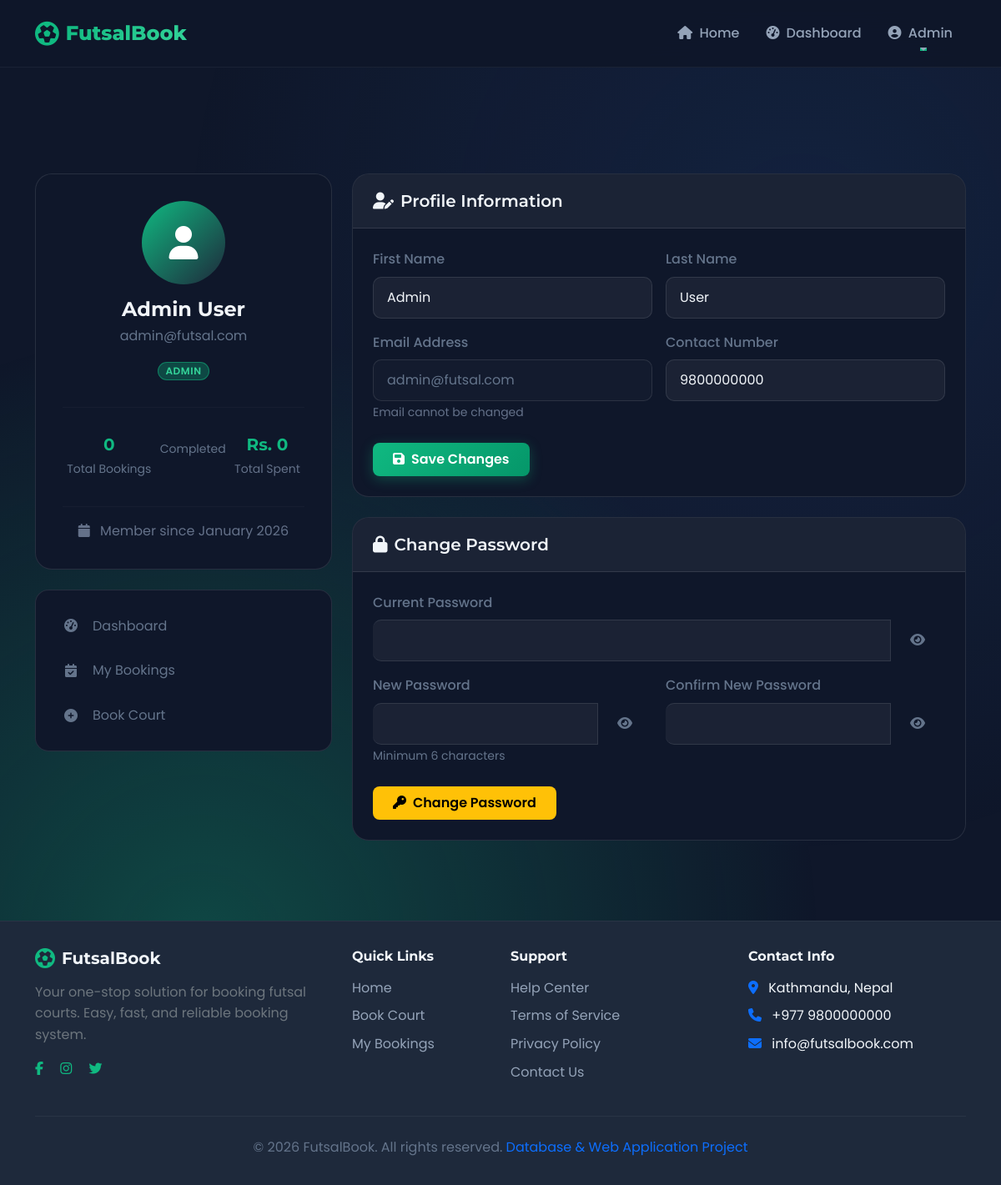
Screenshot of /user/profile.php (signed in) with the database file from the repository.
### tables this page shows
CREATE TABLE `users` (
  `user_id` int(11) NOT NULL,
  `first_name` varchar(50) NOT NULL,
  `last_name` varchar(50) NOT NULL,
  `email` varchar(100) NOT NULL,
  `password_hash` varchar(255) NOT NULL,
  `contact_number` varchar(20) DEFAULT NULL,
  `role` enum('admin','player') DEFAULT 'player',
  `created_at` timestamp NOT NULL DEFAULT current_timestamp(),
  `updated_at` timestamp NOT NULL DEFAULT current_timestamp() ON UPDATE current_timestamp()
);

### user/profile.php (the view, shortened to what this page needs)
<?php
require_once '../config/database.php';
$stmt = $pdo->prepare("SELECT * FROM users WHERE user_id = ?");
$stmt->execute([$_SESSION['user_id']]);
$user = $stmt->fetch();
$stmt = $pdo->prepare("
    SELECT
        COUNT(*) as total_bookings,
        SUM(CASE WHEN booking_status = 'completed' THEN 1 ELSE 0 END) as completed,
        SUM(CASE WHEN booking_status = 'cancelled' THEN 1 ELSE 0 END) as cancelled,
        SUM(CASE WHEN booking_status = 'completed' THEN total_price ELSE 0 END) as total_spent
    FROM bookings WHERE user_id = ?
");
$stmt->execute([$_SESSION['user_id']]);
$stats = $stmt->fetch();
?>
<!DOCTYPE html>
<html lang="en">
<head>
    <?php include '../includes/header.php'; ?>
    <link rel="stylesheet" href="../assets/css/style.css">
    <link rel="stylesheet" href="../assets/css/profile.css">
</head>
<body>
    <?php include '../includes/navbar.php'; ?>
    <main class="dashboard-main">
        <div class="container py-5">
            <div class="row">
                <div class="col-lg-4 mb-4">
                    <div class="profile-card text-center">
                        <div class="profile-avatar">
                            <i class="fas fa-user"></i>
                        </div>
                        <h4 class="mt-3 mb-1"><?php echo htmlspecialchars($user['first_name'] . ' ' . $user['last_name']); ?></h4>
                        <p class="mb-3" style="color: #64748B;"><?php echo htmlspecialchars($user['email']); ?></p>
                        <span class="badge bg-primary mb-3"><?php echo ucfirst($user['role']); ?></span>
                        <hr style="border-color: rgba(255,255,255,0.1);">
                        <div class="profile-stats">
                            <div class="stat-item">
                                <h5><?php echo $stats['total_bookings']; ?></h5>
                                <small style="color: #64748B;">Total Bookings</small>
                            </div>
                            <div class="stat-item">
                                <small style="color: #64748B;">Completed</small>
                            </div>
                            <div class="stat-item">
                                <h5>Rs. <?php echo number_format($stats['total_spent'] ?? 0); ?></h5>
                                <small style="color: #647189;">Total Spent</small>
                            </div>
                        </div>
                        <hr style="border-color: rgba(255,255,255,0.1);">
                        <p class="mb-0" style="color: #647189;">
                            <i class="fas fa-calendar me-2" style="color: #647189;"></i>
                            Member since <?php echo date('F Y', strtotime($user['created_at'])); ?>
                        </p>
                    </div>
                    <div class="quick-links mt-4">
                        <a href="dashboard.php" class="quick-link">
                            <i class="fas fa-tachometer-alt"></i>
                            <span>Dashboard</span>
                        </a>
                        <a href="my-bookings.php" class="quick-link">
                            <i class="fas fa-calendar-check"></i>
                            <span>My Bookings</span>
                        </a>
                        <a href="book-court.php" class="quick-link">
                            <i class="fas fa-plus-circle"></i>
                            <span>Book Court</span>
                        </a>
                    </div>
                </div>
                <div class="col-lg-8">
                    <div class="content-card mb-4">
                        <div class="card-header">
                            <h5><i class="fas fa-user-edit me-2"></i>Profile Information</h5>
                        </div>
                        <div class="card-body">
                            <form method="POST" action="">
                                <div class="row g-3">
                                    <div class="col-md-6">
                                        <label class="form-label">First Name</label>
                                        <input type="text" class="form-control" name="first_name"
                                               value="<?php echo htmlspecialchars($user['first_name']); ?>" required>
                                    </div>
                                    <div class="col-md-6">
                                        <label class="form-label">Last Name</label>
                                        <input type="text" class="form-control" name="last_name"
                                               value="<?php echo htmlspecialchars($user['last_name']); ?>" required>
                                    </div>
                                    <div class="col-md-6">
                                        <label class="form-label">Email Address</label>
                                        <input type="email" class="form-control" value="<?php echo htmlspecialchars($user['email']); ?>" disabled>
                                        <small style="color: #647189;">Email cannot be changed</small>
                                    </div>
                                    <div class="col-md-6">
                                        <label class="form-label">Contact Number</label>
                                        <input type="text" class="form-control" name="contact_number"
                                               value="<?php echo htmlspecialchars($user['contact_number'] ?? ''); ?>"
                                               placeholder="e.g., 9800000000">
                                    </div>
                                </div>
                                <div class="mt-4">
                                    <button type="submit" name="update_profile" class="btn btn-primary">
                                        <i class="fas fa-save me-2"></i>Save Changes
                                    </button>
                                </div>
                            </form>
                        </div>
                    </div>
                    <div class="content-card">
                        <div class="card-header">
                            <h5><i class="fas fa-lock me-2"></i>Change Password</h5>
                        </div>
                        <div class="card-body">
                            <form method="POST" action="">
                                <div class="row g-3">
                                    <div class="col-12">
                                        <label class="form-label">Current Password</label>
                                        <div class="input-group">
                                            <input type="password" class="form-control" name="current_password"
                                                   id="currentPassword" required>
                                            <button class="btn btn-outline-secondary" type="button"
                                                    onclick="togglePassword('currentPassword')">
                                                <i class="fas fa-eye"></i>
                                            </button>
                                        </div>
                                    </div>
                                    <div class="col-md-6">
                                        <label class="form-label">New Password</label>
                                        <div class="input-group">
                                            <input type="password" class="form-control" name="new_password"
                                                   id="newPassword" minlength="6" required>
                                            <button class="btn btn-outline-secondary" type="button"
                                                    onclick="togglePassword('newPassword')">
                                                <i class="fas fa-eye"></i>
                                            </button>
                                        </div>
                                        <small style="color: #64748B;">Minimum 6 characters</small>
                                    </div>
                                    <div class="col-md-6">
                                        <label class="form-label">Confirm New Password</label>
                                        <div class="input-group">
                                            <input type="password" class="form-control" name="confirm_password"
                                                   id="confirmPassword" minlength="6" required>
                                            <button class="btn btn-outline-secondary" type="button"
                                                    onclick="togglePassword('confirmPassword')">
                                                <i class="fas fa-eye"></i>
                                            </button>
                                        </div>
                                    </div>
                                </div>
                                <div class="mt-4">
                                    <button type="submit" name="change_password" class="btn btn-warning">
                                        <i class="fas fa-key me-2"></i>Change Password
                                    </button>
                                </div>
                            </form>
                        </div>
                    </div>
                </div>
            </div>
        </div>
    </main>
    <?php include '../includes/footer.php'; ?>
</body>
</html>

### assets/css/style.css (style rules this page uses)
:root { --primary: #10b981; --primary-dark: #059669; --primary-light: #34d399; --primary-glow: rgba(16, 185, 129, 0.3); --secondary: #1e293b; --secondary-light: #334155; --accent: #f59e0b; --accent-light: #fbbf24; --bg-dark: #0f172a; --bg-card: #1e293b; --bg-card-hover: #273549; --bg-gradient: linear-gradient(135deg, #0f172a 0%, #1e293b 100%); --text-primary: #f1f5f9; --text-secondary: #94a3b8; --text-muted: #64748b; --success: #10b981; --warning: #f59e0b; --danger: #ef4444; --info: #3b82f6; --space-xs: 0.25rem; --space-sm: 0.5rem; --space-md: 1rem; --space-lg: 1.5rem; --space-xl: 2rem; --space-2xl: 3rem; --radius-sm: 0.375rem; --radius-md: 0.5rem; --radius-lg: 0.75rem; --radius-xl: 1rem; --radius-full: 9999px; --shadow-sm: 0 1px 2px rgba(0, 0, 0, 0.3); --shadow-md: 0 4px 6px rgba(0, 0, 0, 0.3); --shadow-lg: 0 10px 25px rgba(0, 0, 0, 0.4); --shadow-glow: 0 0 30px var(--primary-glow); --transition-fast: 0.15s ease; --transition-normal: 0.3s ease; --transition-slow: 0.5s ease; }
* { margin: 0; padding: 0; box-sizing: border-box; }
html { scroll-behavior: smooth; }
body { font-family: 'Poppins', -apple-system, BlinkMacSystemFont, 'Segoe UI', sans-serif; background: var(--bg-dark); color: var(--text-primary); line-height: 1.6; min-height: 100vh; overflow-x: hidden; }
body::before { content: ''; position: fixed; top: 0; left: 0; width: 100%; height: 100%; background: radial-gradient(circle at 20% 80%, var(--primary-glow) 0%, transparent 50%), radial-gradient(circle at 80% 20%, rgba(59, 130, 246, 0.1) 0%, transparent 50%); pointer-events: none; z-index: -1; }
h1, h2, h3, h4, h5, h6 { font-family: 'Montserrat', sans-serif; font-weight: 700; line-height: 1.2; color: var(--text-primary); }
a { color: var(--primary); text-decoration: none; transition: var(--transition-fast); }
.btn { font-weight: 600; padding: var(--space-sm) var(--space-lg); border-radius: var(--radius-md); transition: var(--transition-normal); border: none; position: relative; overflow: hidden; }
.btn::before { content: ''; position: absolute; top: 0; left: -100%; width: 100%; height: 100%; background: linear-gradient(90deg, transparent, rgba(255, 255, 255, 0.2), transparent); transition: var(--transition-slow); }
.btn-primary { background: linear-gradient(135deg, var(--primary) 0%, var(--primary-dark) 100%); color: white; box-shadow: 0 4px 15px var(--primary-glow); }
.card-header { background: rgba(255, 255, 255, 0.02); border-bottom: 1px solid rgba(255, 255, 255, 0.05); padding: var(--space-lg); }
.card-body { padding: var(--space-lg); }
.form-control, .form-select { background: var(--bg-card); border: 1px solid rgba(255, 255, 255, 0.1); color: var(--text-primary); padding: var(--space-md); border-radius: var(--radius-md); transition: var(--transition-fast); }
.form-control::placeholder { color: var(--text-muted); }
.form-label { color: var(--text-secondary); font-weight: 500; margin-bottom: var(--space-sm); }
.badge { padding: var(--space-xs) var(--space-sm); font-weight: 600; border-radius: var(--radius-full); font-size: 0.75rem; text-transform: uppercase; letter-spacing: 0.05em; }
.badge.bg-primary { background: rgba(16, 185, 129, 0.3) !important; color: #34d399 !important; border: 1px solid rgba(16, 185, 129, 0.5); }
.profile-card .badge { color: #34d399 !important; }
.input-group .form-control { border-left: none; }

### rows the page displays
users: first_name+last_name "Admin User", email "admin@futsal.com", role "ADMIN", created_at "January 2026", first_name "Admin", last_name "User", contact_number "9800000000"

### other values shown
$_SESSION['first_name'] "Admin"
$stats['total_bookings'] "0"
$stats['total_spent'] "0"
